Frame 1 (no input): blank canvas, image omitted
Frame 60 (the mouse pressed at the canvas centre just before this capture): blank canvas, image omitted
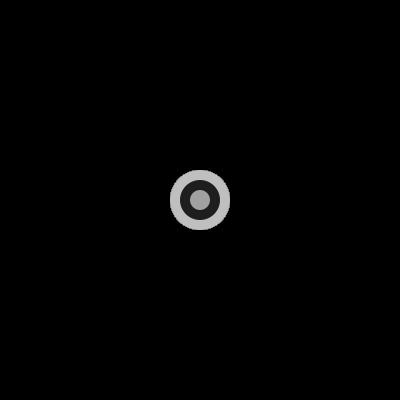
Frame 120 (the mouse held since frame 60 and released just before this capture)

The Processing sketch whose frames 1 and 60 were blank and that drew this single picture after the mouse press (run headless with seeded random() and noise(); from frame 60 on, the mouse is pressed at the canvas centre):

// Processing sketch: demo10a
// ── demo10a.pde
void setup()
{
  size(400, 400);
  smooth();
  background(0);
}


void draw()
{
  if(mousePressed)
  {
    pushMatrix();
    translate(mouseX, mouseY);
    noStroke();
    fill(random(255));
    ellipse(0, 0, 60, 60);
    fill(random(255));
    ellipse(0, 0, 40, 40);
    fill(random(255));
    ellipse(0, 0, 20, 20);
  
    popMatrix();
  }
}

void mousePressed()
{
  
}
